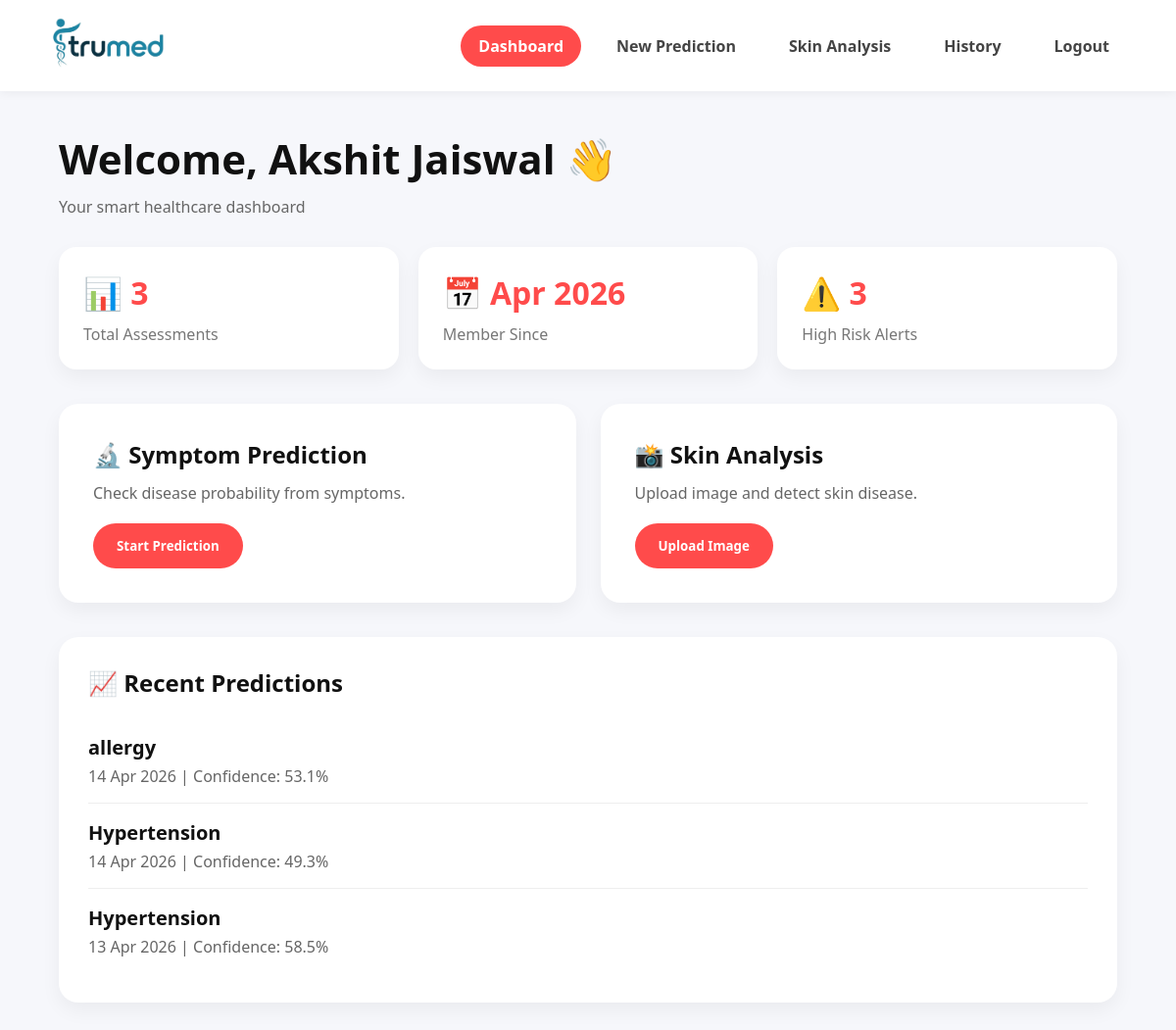
The app's page /dashboard (signed in), older data.
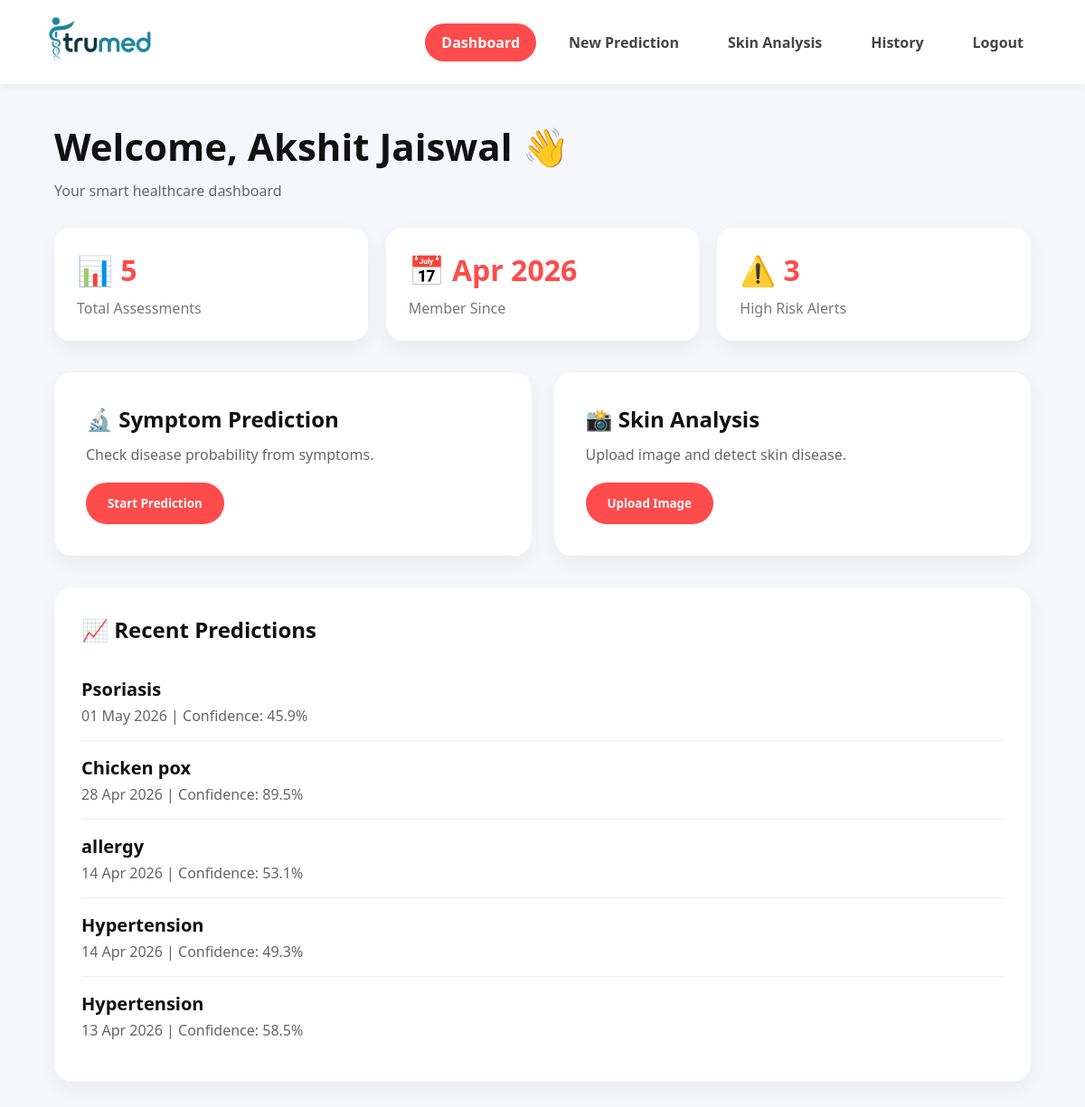
The same page, newer data.
### database.py (models this page shows, shortened)
class User(db.Model):
    __tablename__ = 'users'
    id = db.Column(db.Integer, primary_key=True)
    name = db.Column(db.String(100), nullable=False)
    email = db.Column(db.String(120), unique=True, nullable=False, index=True)
    phone = db.Column(db.String(15), nullable=False)
    dob = db.Column(db.String(20), nullable=False)
    gender = db.Column(db.String(10), nullable=False)
    password_hash = db.Column(db.String(255), nullable=False)
    account_type = db.Column(db.String(20), default='user')  # 'user' or 'admin'
    created_at = db.Column(db.DateTime, default=datetime.utcnow)
    predictions = db.relationship('Prediction', backref='user', lazy=True, cascade='all, delete-orphan')

class Prediction(db.Model):
    __tablename__ = 'predictions'
    id = db.Column(db.Integer, primary_key=True)
    user_id = db.Column(db.Integer, db.ForeignKey('users.id'), nullable=False)
    symptoms = db.Column(db.Text, nullable=False)
    predicted_disease = db.Column(db.String(200), nullable=False)
    confidence_score = db.Column(db.Float, nullable=False)
    risk_level = db.Column(db.String(20), nullable=False)  # 'Low', 'Moderate', 'High'
    suggestions = db.Column(db.Text, nullable=False)  # JSON string
    contributing_factors = db.Column(db.Text, nullable=True)  # JSON string of XAI results
    recommended_medicines = db.Column(db.Text, nullable=True)  # Medicine recommendations
    precautions = db.Column(db.Text, nullable=True)  # Precautions to take
    diet_recommendations = db.Column(db.Text, nullable=True)  # Diet advice
    timestamp = db.Column(db.DateTime, default=datetime.utcnow, index=True)

### app.py (the view)
@app.route('/dashboard')
@login_required
def dashboard():
    user = get_current_user()
    total_predictions = Prediction.query.filter_by(user_id=user.id).count()
    high_risk_count = Prediction.query.filter_by(user_id=user.id, risk_level='High').count()
    recent_predictions = Prediction.query.filter_by(user_id=user.id).order_by(
        Prediction.timestamp.desc()
    ).limit(5).all()
    return render_template('dashboard.html',
                         user=user,
                         recent_predictions=recent_predictions,
                         total_predictions=total_predictions,
                         high_risk_count=high_risk_count)

### app.py (called while the page is built)
def login_required(f):
    @wraps(f)
    def decorated_function(*args, **kwargs):
        if 'user_id' not in session:
            flash('Please login to access this page', 'error')
            return redirect(url_for('login'))
        return f(*args, **kwargs)
    return decorated_function

def get_current_user():
    if 'user_id' in session:
        return User.query.get(session['user_id'])
    return None

### templates/dashboard.html (shortened to what this page needs)
<!DOCTYPE html>
<html lang="en">
<head>
</head>
<body>
<div class="navbar">
    <a href="{{ url_for('dashboard') }}" class="logo">
        <img src="/static/images/dev2.png">
    </a>
    <div class="nav-links">
        <a href="{{ url_for('dashboard') }}" class="active">Dashboard</a>
        <a href="{{ url_for('prediction') }}">New Prediction</a>
        <a href="{{ url_for('skin_analysis') }}">Skin Analysis</a>
        <a href="{{ url_for('history') }}">History</a>
        <a href="{{ url_for('logout') }}">Logout</a>
    </div>
</div>
<div class="container">
    <div class="welcome">
        <h1>Welcome, {{ user.name }} 👋</h1>
        <p>Your smart healthcare dashboard</p>
    </div>
    <div class="stats">
        <div class="card">
            <h3>📊 {{ user.predictions|length }}</h3>
            <p>Total Assessments</p>
        </div>
        <div class="card">
            <h3>📅 {{ user.created_at.strftime('%b %Y') }}</h3>
            <p>Member Since</p>
        </div>
        <div class="card">
            <h3>⚠️ 3</h3>
            <p>High Risk Alerts</p>
        </div>
    </div>
    <div class="actions">
        <div class="action-box">
            <h2>🔬 Symptom Prediction</h2>
            <p>Check disease probability from symptoms.</p>
            <button class="btn" onclick="window.location.href='{{ url_for('prediction') }}'">
                Start Prediction
            </button>
        </div>
        <div class="action-box">
            <h2>📸 Skin Analysis</h2>
            <p>Upload image and detect skin disease.</p>
            <button class="btn" onclick="window.location.href='{{ url_for('skin_analysis') }}'">
                Upload Image
            </button>
        </div>
    </div>
    <div class="history">
        <h2>📈 Recent Predictions</h2>
        {% if recent_predictions %}
            {% for pred in recent_predictions %}
            <div class="prediction">
                <h4>{{ pred.predicted_disease }}</h4>
                <p>{{ pred.timestamp.strftime('%d %b %Y') }} | Confidence: {{ "%.1f"|format(pred.confidence_score) }}%</p>
            </div>
            {% endfor %}
        {% else %}
            <p>No history found.</p>
        {% endif %}
    </div>
</div>
</body>
</html>

### templates/dashboard.html (style rules this page uses)
* { margin:0; padding:0; box-sizing:border-box; font-family:Segoe UI, sans-serif; }
body { background:#f6f7fb; color:#111; }
.navbar { background:#fff; padding:18px 50px; display:flex; justify-content:space-between; align-items:center; box-shadow:0 2px 10px rgba(0,0,0,.05); }
.logo img { height:52px; }
.nav-links { display:flex; gap:18px; }
.nav-links a { text-decoration:none; color:#444; font-weight:600; padding:10px 18px; border-radius:30px; transition:.3s; }
.nav-links a:hover, .nav-links .active { background:#ff4b4b; color:#fff; }
.container { width:90%; max-width:1300px; margin:auto; padding:40px 0; }
.welcome { margin-bottom:30px; }
.welcome h1 { font-size:42px; }
.welcome p { color:#666; margin-top:10px; }
.stats { display:grid; grid-template-columns:repeat(auto-fit,minmax(220px,1fr)); gap:20px; margin-bottom:35px; }
.card { background:#fff; padding:25px; border-radius:18px; box-shadow:0 8px 20px rgba(0,0,0,.05); }
.card h3 { font-size:32px; color:#ff4b4b; }
.card p { color:#777; margin-top:10px; }
.actions { display:grid; grid-template-columns:1fr 1fr; gap:25px; margin-bottom:35px; }
.action-box { background:#fff; border-radius:20px; padding:35px; box-shadow:0 8px 20px rgba(0,0,0,.05); }
.action-box h2 { margin-bottom:12px; }
.action-box p { color:#666; margin-bottom:20px; }
.btn { background:#ff4b4b; color:#fff; border:none; padding:14px 24px; border-radius:40px; font-weight:700; cursor:pointer; transition:.3s; }
.history { background:#fff; padding:30px; border-radius:20px; box-shadow:0 8px 20px rgba(0,0,0,.05); }
.history h2 { margin-bottom:20px; }
.prediction { border-bottom:1px solid #eee; padding:16px 0; }
.prediction:last-child { border:none; }
.prediction h4 { font-size:20px; }
.prediction p { color:#666; margin-top:5px; }

Row changes from the older to the newer data that the page shows:
added Prediction: predicted_disease "Psoriasis", timestamp "01 May 2026", confidence_score "45.9"
added Prediction: predicted_disease "Chicken pox", timestamp "28 Apr 2026", confidence_score "89.5"
Text that changed along with them:
{{ user.predictions|length }}: "3" → "5"
